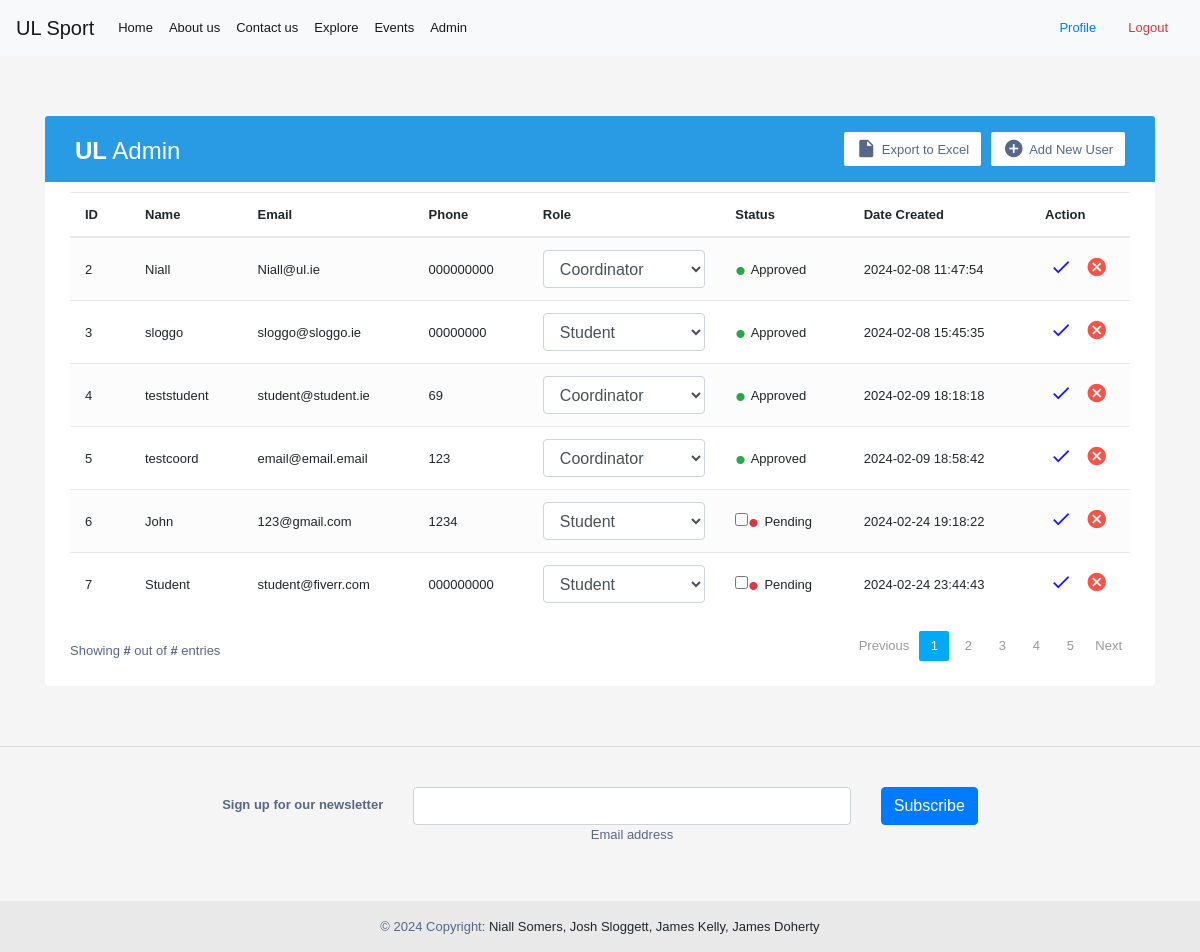
Page /admin (signed in) on the committed database.
### tables this page shows
CREATE TABLE Users (
    UserID INTEGER PRIMARY KEY AUTOINCREMENT,
    Username TEXT NOT NULL,
    Password TEXT NOT NULL,
    Contact TEXT NOT NULL,
    Email TEXT NOT NULL,
    Role TEXT NOT NULL,
    ApprovalStatus TEXT DEFAULT 'Pending',
    CreatedAt TIMESTAMP DEFAULT CURRENT_TIMESTAMP,
    UpdatedAt TIMESTAMP DEFAULT CURRENT_TIMESTAMP
);

### permissionpages.py (the view)
def admin():
    if current_user is None:
        return render_template('/home.html',)
    else:
        conn = db.connect('db/user_data.db')
        cursor = conn.cursor()
        cursor.execute('SELECT * FROM Users WHERE UserID = ?', (current_user.id,))
        role_data = cursor.fetchone()
        cursor.execute('SELECT userid, username, email, contact, role, CreatedAt,approvalstatus FROM Users WHERE Role != \'Admin\'')
        user_data = cursor.fetchall()
        return render_template('/admin.html', current_user=current_user, role=role_data[5], users_data=user_data)

### app.py (called while the page is built)
@login_manager.user_loader
def load_user(user_id):
    conn = db.connect('db/user_data.db')
    cursor = conn.cursor()
    cursor.execute('SELECT * FROM Users WHERE UserID = ?', (user_id,))
    user_data = cursor.fetchone()
    conn.close()
    if user_data:
        return auth.User(user_data[0], user_data[1])

### templates/admin.html (shortened to what this page needs)
{% extends "base.html" %}
{% block content %}
{% if role == 'Admin' %}
<div class="container-xl">
    <div class="table-responsive">
        <div class="table-wrapper">
            <div class="table-title">
                <div class="row">
                    <div class="col-sm-5">
                        <h2><b>UL</b> Admin</h2>
                    </div>
                    <div class="col-sm-7">
                        <a href="#" class="btn btn-secondary"><i class="material-icons">&#xE147;</i> <span>Add New User</span></a>
                        <a href="#" class="btn btn-secondary"><i class="material-icons">&#xE24D;</i> <span>Export to Excel</span></a>
                    </div>
                </div>
            </div>
            <table class="table table-striped table-hover">
                <thead>
                    <tr>
                        <th>ID</th>
                        <th>Name</th>
                        <th>Email</th>
                        <th>Phone</th>
                        <th>Role</th>
                        <th>Status</th>
                        <th>Date Created</th>
                        <th>Action</th>
                    </tr>
                </thead>
                <tbody>
                {% for data in users_data %}
                    <tr>
                        <td>{{data[0]}}</td>
                        <td>{{data[1]}}</td>
                        <td>{{data[2]}}</td>
                        <td>{{data[3]}}</td>
                        <form method="post" action="{{ url_for('updateMember') }}">
                            <td>
                                        <select class="select form-control" id="select" name="role">
                                            <option value="Coordinator" {% if data[4] == "Coordinator" %}selected{% endif %}>Coordinator</option>
                                            <option value="Student" {% if data[4] == "Student" %}selected{% endif %}>Student</option>
                                        </select>
                            </td>
                            {% if data[6] != "Pending" %}
                                <td><input type="hidden" name="approval" value="on"/><span class="status text-success">&bull;</span> {{data[6]}}</td>
                            {% else %}
                                <td><input type="checkbox" name="approval"/><span class="status text-danger">&bull;</span> {{data[6]}}</td>
                            {% endif %}
                            <td>{{data[5]}}</td>
                            <td>
                                  <button type="submit" style="background: transparent; border: 0; padding: 0; color: blue;" class="update-user" title="Update User" data-toggle="tooltip">
                                    <i class="material-icons">&#xE5CA;</i>
                                  </button>
                                <a href="#" class="delete" title="Delete" data-toggle="tooltip"><i class="material-icons">&#xE5C9;</i></a>
                            </td>
                        </form>
                    </tr>
                    {% endfor %}
                </tbody>
            </table>
            <div class="clearfix">
                <div class="hint-text">Showing <b>#</b> out of <b>#</b> entries</div>
                <ul class="pagination">
                    <li class="page-item disabled"><a href="#">Previous</a></li>
                    <li class="page-item active"><a href="#" class="page-link">1</a></li>
                    <li class="page-item"><a href="#" class="page-link">2</a></li>
                    <li class="page-item "><a href="#" class="page-link">3</a></li>
                    <li class="page-item"><a href="#" class="page-link">4</a></li>
                    <li class="page-item"><a href="#" class="page-link">5</a></li>
                    <li class="page-item"><a href="#" class="page-link">Next</a></li>
                </ul>
            </div>
        </div>
    </div>
</div>
        {% else %}
        <p>{{current_user.username}} is not authorized to access this page!</p>
        {% endif %}
{% endblock %}

### templates/base.html (style rules this page uses)
body { min-height: 100vh; overflow-x: hidden; }

### templates/admin.html (style rules this page uses)
body { color: #566787; background: #f5f5f5; font-family: 'Varela Round', sans-serif; font-size: 13px; }
.table-responsive { margin: 30px 0; }
.table-wrapper { min-width: 1000px; background: #fff; padding: 20px 25px; border-radius: 3px; box-shadow: 0 1px 1px rgba(0,0,0,.05); }
.table-title { padding-bottom: 15px; background: #299be4; color: #fff; padding: 16px 30px; margin: -20px -25px 10px; border-radius: 3px 3px 0 0; }
.table-title h2 { margin: 5px 0 0; font-size: 24px; }
.table-title .btn { color: #566787; float: right; font-size: 13px; background: #fff; border: none; min-width: 50px; border-radius: 2px; border: none; outline: none !important; margin-left: 10px; }
.table-title .btn i { float: left; font-size: 21px; margin-right: 5px; }
.table-title .btn span { float: left; margin-top: 2px; }
table.table tr th, table.table tr td { border-color: #e9e9e9; padding: 12px 15px; vertical-align: middle; }
table.table tr th:first-child { width: 60px; }
table.table tr th:last-child { width: 100px; }
table.table-striped tbody tr:nth-of-type(odd) { background-color: #fcfcfc; }
table.table td:last-child i { opacity: 0.9; font-size: 22px; margin: 0 5px; }
table.table td a { font-weight: bold; color: #566787; display: inline-block; text-decoration: none; }
table.table td a.delete { color: #F44336; }
table.table td i { font-size: 19px; }
.status { font-size: 30px; margin: 2px 2px 0 0; display: inline-block; vertical-align: middle; line-height: 10px; }
.text-success { color: #10c469; }
.text-danger { color: #ff5b5b; }
.pagination { float: right; margin: 0 0 5px; }
.pagination li a { border: none; font-size: 13px; min-width: 30px; min-height: 30px; color: #999; margin: 0 2px; line-height: 30px; border-radius: 2px !important; text-align: center; padding: 0 6px; }
.pagination li.active a, .pagination li.active a.page-link { background: #03A9F4; }
.hint-text { float: left; margin-top: 10px; font-size: 13px; }

### rows in the picture
Users: UserID "2", Username "Niall", Email "Niall@ul.ie", Contact "000000000", role "Coordinator", ApprovalStatus "Approved", CreatedAt "2024-02-08 11:47:54"
Users: UserID "3", Username "sloggo", Email "sloggo@sloggo.ie", Contact "00000000", role "Student", ApprovalStatus "Approved", CreatedAt "2024-02-08 15:45:35"
Users: UserID "4", Username "teststudent", Email "student@student.ie", Contact "69", role "Coordinator", ApprovalStatus "Approved", CreatedAt "2024-02-09 18:18:18"
Users: UserID "5", Username "testcoord", Email "email@email.email", Contact "123", role "Coordinator", ApprovalStatus "Approved", CreatedAt "2024-02-09 18:58:42"
Users: UserID "6", Username "John", Email "123@gmail.com", Contact "1234", role "Student", ApprovalStatus "Pending", CreatedAt "2024-02-24 19:18:22"
Users: UserID "7", Username "Student", Email "student@fiverr.com", Contact "000000000", role "Student", ApprovalStatus "Pending", CreatedAt "2024-02-24 23:44:43"
